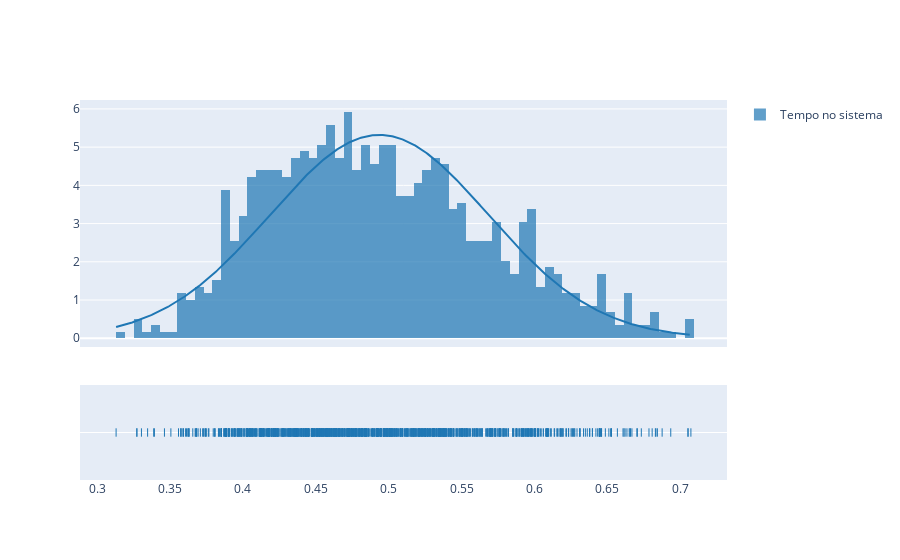

Notebook source saved alongside this figure:
### Code cell
fig = ff.create_distplot([data_without_outliers], ['Tempo no sistema'], curve_type='normal', bin_size=0.006)
fig.show()

### Figure 1 — Plotly figure (JSON) as saved in the notebook; plotly's stock layout.template omitted (floating-point values rounded to 4 significant figures; data arrays with more than 128 entries replaced by an {"elided": "..."} marker saying what was removed)
{"data": [{"autobinx": false, "histnorm": "probability density", "legendgroup": "Tempo no sistema", "marker": {"color": "rgb(31, 119, 180)"}, "name": "Tempo no sistema", "opacity": 0.7, "type": "histogram", "x": {"elided": "987 float values"}, "xaxis": "x", "xbins": {"end": 0.7073, "size": 0.006, "start": 0.3131}, "yaxis": "y"}, {"legendgroup": "Tempo no sistema", "marker": {"color": "rgb(31, 119, 180)"}, "mode": "lines", "name": "Tempo no sistema", "showlegend": false, "type": "scatter", "x": {"elided": "500 float values"}, "xaxis": "x", "y": {"elided": "500 float values"}, "yaxis": "y"}, {"legendgroup": "Tempo no sistema", "marker": {"color": "rgb(31, 119, 180)", "symbol": "line-ns-open"}, "mode": "markers", "name": "Tempo no sistema", "showlegend": false, "type": "scatter", "x": {"elided": "987 float values"}, "xaxis": "x", "y": {"elided": "987 str values"}, "yaxis": "y2"}], "layout": {"barmode": "overlay", "hovermode": "closest", "legend": {"traceorder": "reversed"}, "xaxis": {"anchor": "y2", "domain": [0, 1], "zeroline": false}, "yaxis": {"anchor": "free", "domain": [0.35, 1], "position": 0}, "yaxis2": {"anchor": "x", "domain": [0, 0.25], "dtick": 1, "showticklabels": false}}}
